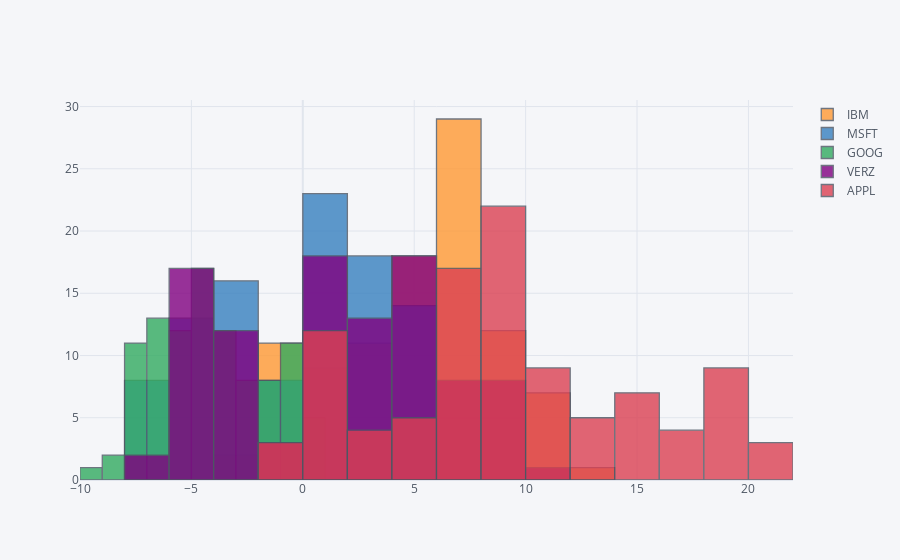

The code cell stored with this chart in its notebook:
### Code cell
df.iplot(kind='histogram',)
